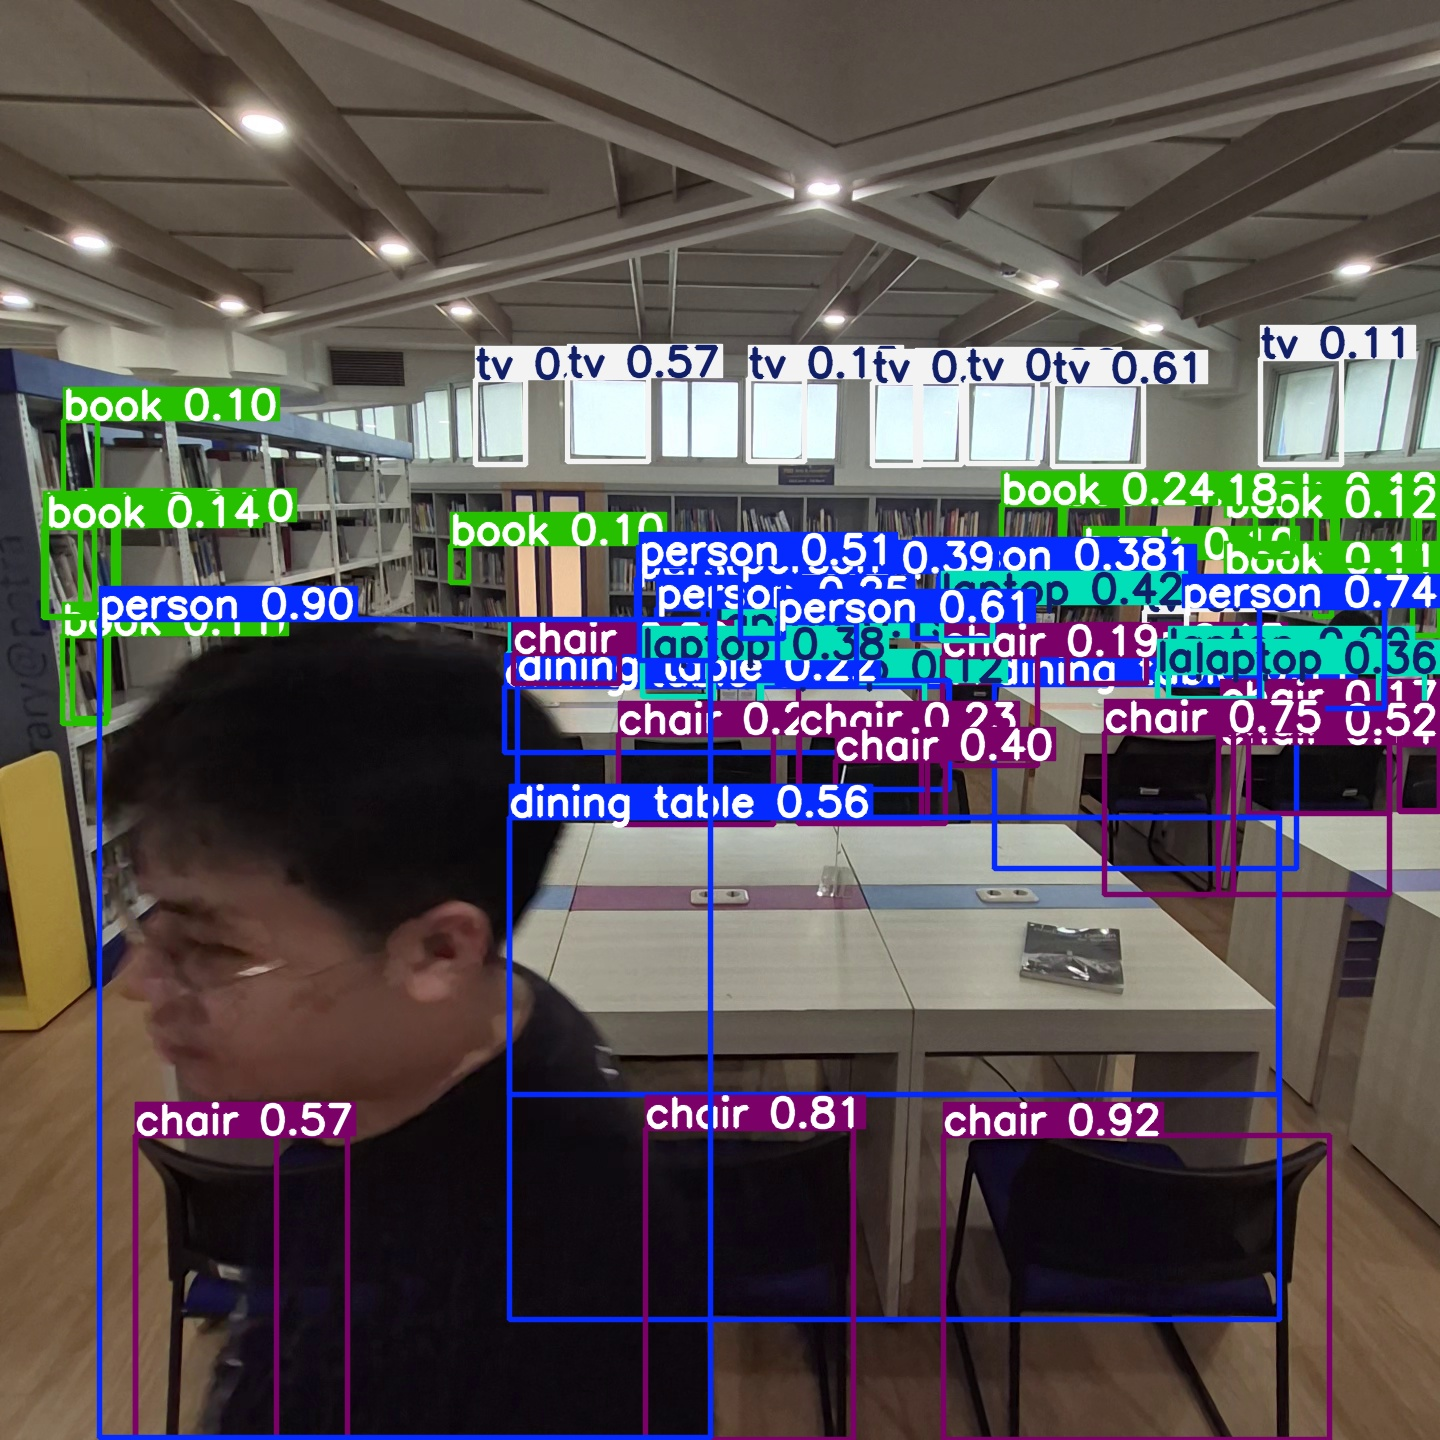

Source code (Python):
from ultralytics import YOLO
import cv2

# Load image
image = cv2.imread('data/test_images/image4.jpg')

# Load YOLO
model = YOLO('yolov8s.pt')

# Detect ALL objects
results = model.predict(image, conf=0.1, verbose=True)  

# Show results
annotated = results[0].plot()
cv2.imwrite('test_yolo_raw.jpg', annotated)

print("\nAll detections:")
for box in results[0].boxes:
    cls = int(box.cls[0])
    conf = float(box.conf[0])
    name = model.names[cls]
    print(f"- {name}: {conf:.2f}")
